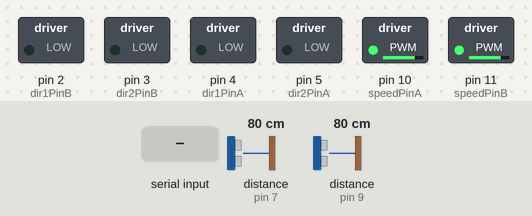
Simulated run of this sketch. Board: Arduino Uno, built with avr-gcc and run on an emulated ATmega328P. Parts: switched loads named in the sketch (green lamp = pin HIGH). Dashed ring = blinking. The inputs (shaded band) are chosen by the test bench; at power-on: distance to the obstacle (sensors on pin 7, pin 9) 80 cm. The echo pulse lasts 58.3 µs per cm; pins used as bus, display or sensor lines are not drawn.

Above: at 1.2 s.
1.3 s: "1" received over the second serial link
At 2.7 s:
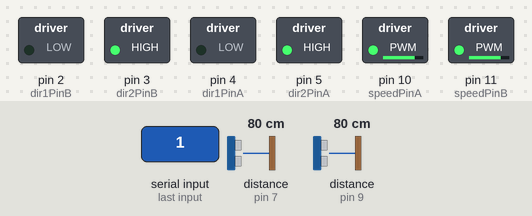
3.0 s: distance to the obstacle (sensor on pin 7) set to 55 cm
4.5 s: distance to the obstacle (sensor on pin 7) set to 46 cm
At 5.7 s:
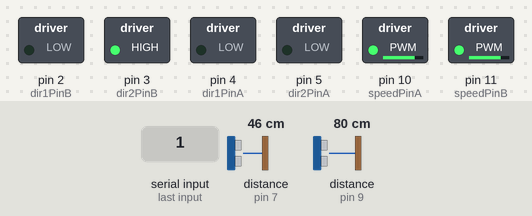
7.5 s: distance to the obstacle (sensor on pin 7) set to 2 cm
At 8.1 s:
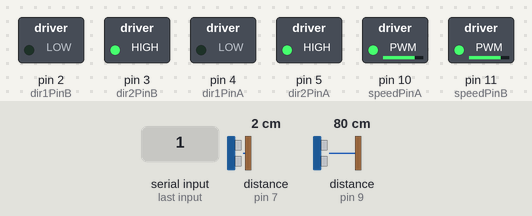
9.1 s: distance to the obstacle (sensor on pin 7) set to 8 cm
10.6 s: distance to the obstacle (sensor on pin 7) set to 11 cm
At 11.4 s:
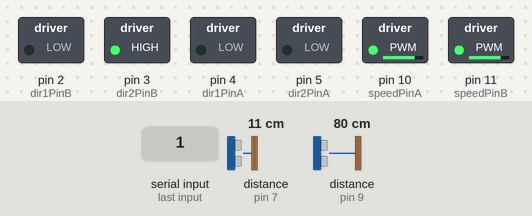
Timing chart, 0 to 14.6 s (numbered marks = the images above; inputs shaded):
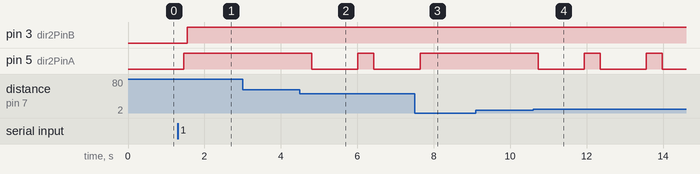

The sketch:

src.ino
```cpp
#include <SoftwareSerial.h>

// Constants
const double MIN_DIST = 50;
const double MAX_VEL = 200;

// Ping sensors pins
const int triggerPinLeft = 8;
const int echoPinLeft = 9;
const int triggerPinRight = 6;
const int echoPinRight = 7;

// Wheel pins
const int dir1PinA = 4;
const int dir2PinA = 5;
const int speedPinA = 10;

const int dir1PinB = 2;
const int dir2PinB = 3;
const int speedPinB = 11;

// Bluetooth pins
const int rxPin = 13;
const int txPin = 12;

// Bluetooth
SoftwareSerial bluetooth(rxPin, txPin);

// Robot state
enum RobotState {
  Idling,
  Automatic,
  Manual
};
RobotState state = Idling;

// Robot direction
enum Direction {
  None,
  Forward,
  Right,
  Backward,
  Left
};
Direction dir = Direction::None;

// Wheel speed/direction
int leftWheelDir1 = LOW;
int leftWheelDir2 = LOW;
double leftWheelSpeed = MAX_VEL;

int rightWheelDir1 = LOW;
int rightWheelDir2 = LOW;
double rightWheelSpeed = MAX_VEL;

void setup() {
  // Define output for direction pins
  pinMode(dir1PinA, OUTPUT);
  pinMode(dir2PinA, OUTPUT);
  pinMode(speedPinA, OUTPUT);
  analogWrite(speedPinA, leftWheelSpeed);

  pinMode(dir1PinB, OUTPUT);
  pinMode(dir2PinB, OUTPUT);
  pinMode(speedPinB, OUTPUT);
  analogWrite(speedPinB, rightWheelSpeed);

  // Define I/O for left and right ping sensors
  pinMode(triggerPinLeft, OUTPUT);
  pinMode(echoPinLeft, INPUT);
  pinMode(triggerPinRight, OUTPUT);
  pinMode(echoPinRight, INPUT);

  // Open bluetooth pins
  pinMode(rxPin, INPUT);
  pinMode(txPin, OUTPUT);

  // Set the data rate for SoftwareSerial port
  bluetooth.begin(9600);

  // Print introduction to bluetooth device
  bluetooth.println("Robot Car Started.");
}

int var = 1;
void loop() {
  readInput();

  // Update robot car's position based on its current state
  switch (state) {
    case Idling:
      break;
    case Automatic:
      CheckObstacles();
      MoveRobot();
      break;
    case Manual:
      MoveRobot();
      break;
    default:
      break;
  }
}


void readInput() {
  if (bluetooth.available() > 0) {
    char cmd = bluetooth.read();

    switch (cmd) {
      case '0':
        state = RobotState::Idling;
        Stop();
        MoveRobot();
        bluetooth.println("Robot car is idling.");
        break;
      case '1':
        state = RobotState::Automatic;
        bluetooth.println("Robot car is automatically moving");
        break;
      case '2':
        state = RobotState::Manual;
        bluetooth.println("Robot car is manually moving");
        break;
      case 'w':
        if (state == RobotState::Manual) {
          MoveForward();
        }
        else {
          bluetooth.println("Error: Not in Manual mode!");
        }
        break;
      case 's':
        if (state == RobotState::Manual) {
          MoveBackward();
        }
        else {
          bluetooth.println("Error: Not in Manual mode!");
        }
        break;
      case 'a':
        if (state == RobotState::Manual) {
          MoveLeft();
        }
        else {
          bluetooth.println("Error: Not in Manual mode!");
        }
        break;
      case 'd':
        if (state == RobotState::Manual) {
          MoveRight();
        }
        else {
          bluetooth.println("Error: Not in Manual mode!");
        }
        break;
      default:
        bluetooth.println("Unknown command. Options are:\n'0' Idle\n'1' Move Automatically\n'2' Move Manually");
        break;
    }
  }
}

void CheckObstacles() {
  long distance_left = GetDistanceOfPingSensor(triggerPinLeft, echoPinLeft);
  long distance_right = GetDistanceOfPingSensor(triggerPinRight, echoPinRight);

  if (distance_left <= MIN_DIST && distance_left >= 10) {
    if (distance_right <= MIN_DIST && distance_right >= 10) {
      MoveLeft();
    } else {
      MoveRight();
    }
  } else if (distance_right <= MIN_DIST && distance_right >= 10) {
    MoveLeft();
  } else {
    MoveForward();
  }
}

long GetDistanceOfPingSensor(int trigger, int echo)
{
  // Read leftt pin
  // Send a trigger
  digitalWrite(trigger, LOW);
  delayMicroseconds(5);
  digitalWrite(trigger, HIGH);
  delayMicroseconds(10);
  digitalWrite(trigger, LOW);

  // Read in the duration
  pinMode(echoPinLeft, INPUT);
  long duration = pulseIn(echo, HIGH);

  // Convert time into distance
  return (duration / 2.0) / 29.1;
}

void MoveForward() {
  if (dir == Direction::Forward) {
    return;
  }

  bluetooth.println("Forward");
  leftWheelDir1 = LOW;
  leftWheelDir2 = HIGH;

  rightWheelDir1 = LOW;
  rightWheelDir2 = HIGH;

  MoveRobot();

  dir = Direction::Forward;
}

void MoveRight() {
  if (dir == Direction::Right) {
    return;
  }

  bluetooth.println("Right");
  leftWheelDir1 = LOW;
  leftWheelDir2 = HIGH;

  rightWheelDir1 = LOW;
  rightWheelDir2 = LOW;

  MoveRobot();

  dir = Direction::Right;

  delay(1000);
  MoveForward();
}

void MoveLeft() {
  if (dir == Direction::Left) {
    return;
  }

  bluetooth.println("Left");
  leftWheelDir1 = LOW;
  leftWheelDir2 = LOW;

  rightWheelDir1 = LOW;
  rightWheelDir2 = HIGH;

  MoveRobot();

  dir = Direction::Left;

  delay(1000);
  MoveForward();
}

void MoveBackward() {
  if (dir == Direction::Backward) {
    return;
  }

  leftWheelDir1 = HIGH;
  leftWheelDir2 = LOW;

  rightWheelDir1 = HIGH;
  rightWheelDir2 = LOW;

  MoveRobot();

  dir = Direction::Backward;
}

void Stop() {
  leftWheelDir1 = LOW;
  leftWheelDir2 = LOW;

  rightWheelDir1 = LOW;
  rightWheelDir2 = LOW;

  dir = Direction::None;
}

void MoveRobot() {
  delay(100);

  // Send movement to robot's wheels
  digitalWrite(dir1PinA, leftWheelDir1);
  digitalWrite(dir2PinA, leftWheelDir2);

  delay(100);

  digitalWrite(dir1PinB, rightWheelDir1);
  digitalWrite(dir2PinB, rightWheelDir2);
}
```

Measured:
- the behaviour switches between 51 and 50 cm on distance to the obstacle (sensor on pin 7) (found by bisection; images 1 and 2)
- the behaviour switches between 9 and 10 cm on distance to the obstacle (sensor on pin 7) (found by bisection; images 3 and 4)
- after the input at 1.3 s, pin 3 (dir2PinB): LOW → HIGH after 0.26 s; pin 5 (dir2PinA): LOW → HIGH after 0.16 s
- after the input at 3.0 s, every drawn part: stays the same
- after the input at 4.5 s, pin 5 (dir2PinA): HIGH → LOW after 0.31 s, → HIGH 1.2 s later, → LOW 0.41 s later
- after the input at 7.5 s, pin 5 (dir2PinA): goes on until 7.6 s, then stays HIGH
- after the input at 9.1 s, every drawn part: stays the same
- after the input at 10.6 s, pin 5 (dir2PinA): alternates HIGH for 0.41 s and LOW for 1.2 s, starting after 0.13 s
